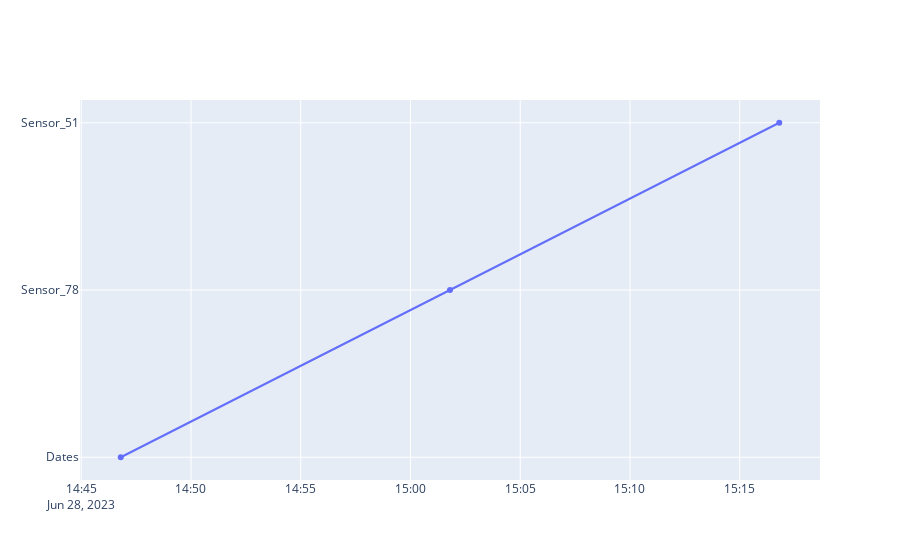

Write notebook code for a chart like this one.
### Code cell
import plotly.graph_objects as go

gofig = go.Figure(go.Scatter(x=df["Dates"], y=df.columns))

gofig.show()

### Figure 1 — Plotly figure (JSON) as saved in the notebook; plotly's stock layout.template omitted (floating-point values rounded to 4 significant figures; data arrays with more than 128 entries replaced by an {"elided": "..."} marker saying what was removed)
{"data": [{"type": "scatter", "x": {"elided": "2002 str values"}, "y": ["Dates", "Sensor_78", "Sensor_51"]}], "layout": {}}
